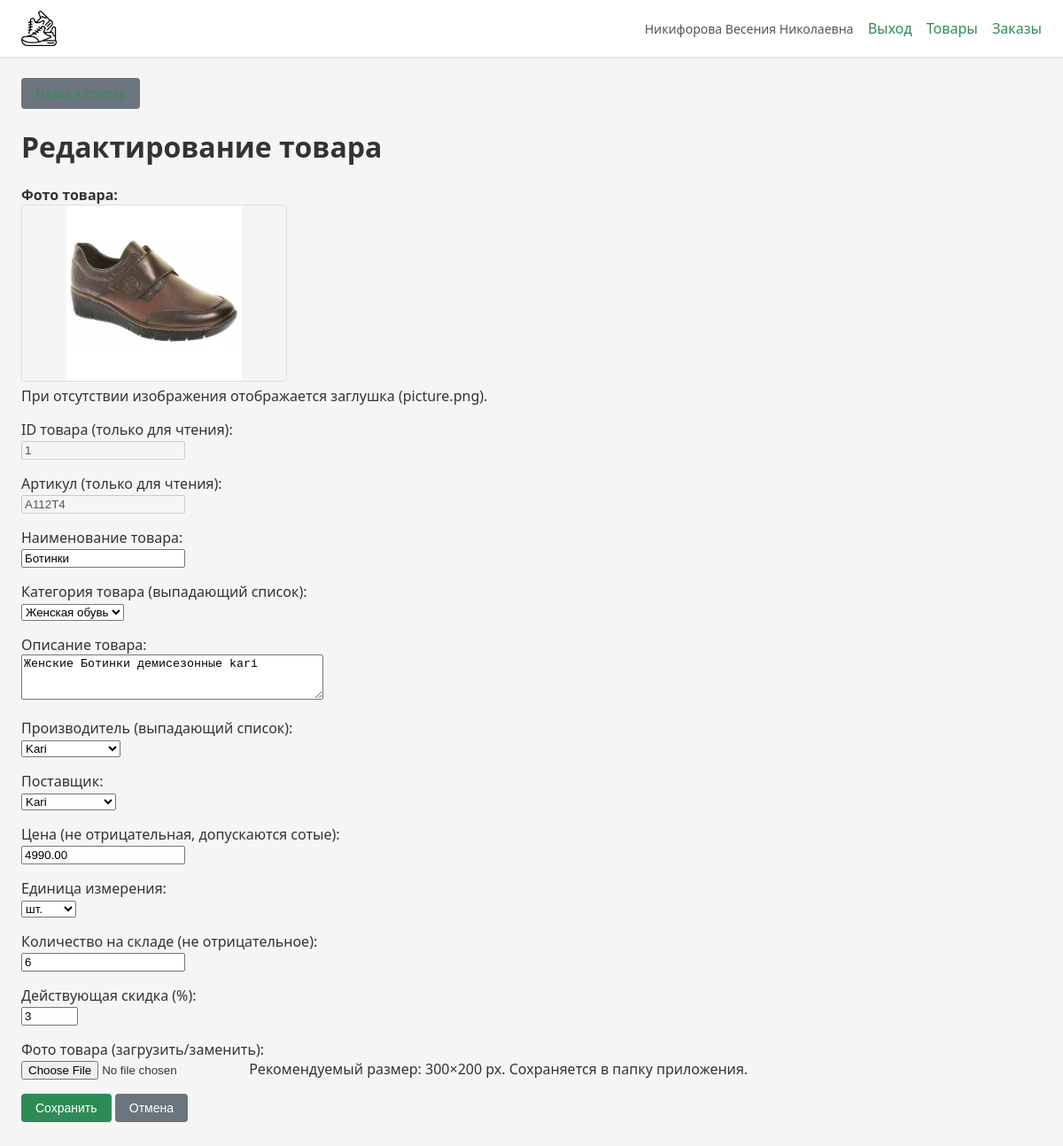
Screenshot of /product/1/edit/ (signed in) with the database file from the repository.
### shop/models.py (models this page shows, shortened)
class UserProfile(models.Model):
    ROLE_CLIENT = 'client'
    ROLE_MANAGER = 'manager'
    ROLE_ADMIN = 'admin'
    ROLE_CHOICES = [
        (ROLE_CLIENT, 'Клиент'),
        (ROLE_MANAGER, 'Менеджер'),
        (ROLE_ADMIN, 'Администратор'),
    ]
    user = models.OneToOneField(
        settings.AUTH_USER_MODEL,
        on_delete=models.CASCADE,
        related_name='profile',
    )
    role = models.CharField(max_length=20, choices=ROLE_CHOICES)
    full_name = models.CharField('ФИО', max_length=255)
    class Meta:
        db_table = 'shop_user_profile'

class Product(models.Model):
    article = models.CharField('Артикул', max_length=50, unique=True, db_index=True)
    name = models.CharField('Наименование товара', max_length=255)
    category = models.ForeignKey(
        Category,
        on_delete=models.PROTECT,
        related_name='products',
        verbose_name='Категория товара',
    )
    description = models.TextField('Описание товара', blank=True)
    producer = models.ForeignKey(
        Producer,
        on_delete=models.PROTECT,
        related_name='products',
        verbose_name='Производитель',
    )
    supplier = models.ForeignKey(
        Supplier,
        on_delete=models.PROTECT,
        related_name='products',
        verbose_name='Поставщик',
    )
    price = models.DecimalField(
        'Цена',
        max_digits=10,
        decimal_places=2,
        validators=[],
    )
    unit = models.ForeignKey(
        Unit,
        on_delete=models.PROTECT,
        related_name='products',
        verbose_name='Единица измерения',
    )
    quantity = models.PositiveIntegerField('Количество на складе', default=0)
    discount = models.PositiveIntegerField(
        'Действующая скидка (%)',
        default=0,
    )
    image = models.CharField(
        'Путь к фото',
        max_length=500,
        blank=True,
        help_text='Путь к файлу изображения относительно MEDIA',
    )
    class Meta:
        db_table = 'shop_product'
        verbose_name = 'Товар'
        verbose_name_plural = 'Товары'
        ordering = ['article']

### shop/views.py (the view)
# urls.py: path('product/<int:pk>/edit/', views.product_edit, name='product_edit'),
def product_edit(request, pk):
    return product_edit_dispatch(request, pk=pk)

### shop/context_processors.py (called while the page is built)
def shop_context(request):
    from .views import get_user_role, get_user_fio
    return {
        'role': get_user_role(request),
        'user_fio': get_user_fio(request),
    }

### shop/models.py (called while the page is built)
    def __str__(self):
        return self.name

    def __str__(self):
        return self.name

    def __str__(self):
        return self.name

    def __str__(self):
        return self.name

### shop/views.py (called while the page is built)
def get_user_role(request):
    if not request.user.is_authenticated:
        return None
    try:
        return request.user.profile.role
    except UserProfile.DoesNotExist:
        return 'client'

def get_user_fio(request):
    if not request.user.is_authenticated:
        return ''
    try:
        return request.user.profile.full_name or request.user.get_full_name() or request.user.username
    except UserProfile.DoesNotExist:
        return request.user.get_full_name() or request.user.username

def product_image_url(product):
    if product and product.image and product.image.strip():
        path = Path(settings.MEDIA_ROOT) / product.image.strip()
        if path.exists():
            return f'{settings.MEDIA_URL}{product.image.strip()}'
    return '/static/img/picture.png'

### shop/templates/shop/product_form.html (shortened to what this page needs)
{% extends 'shop/base.html' %}
{% block nav %}
    <a href="{% url 'shop:product_list' %}" class="btn btn-secondary">Назад к списку</a>
{% endblock %}
{% block content %}
<h1>{% if is_edit %}Редактирование товара{% else %}Добавление товара{% endif %}</h1>
<form method="post" enctype="multipart/form-data">
    <p style="margin-bottom: 16px;">
        <strong>Фото товара:</strong><br>
        <img src="{{ product_image_url }}" alt="" class="product-img" style="width: 300px; height: 200px; object-fit: contain; border: 1px solid #ddd;" id="imgPreview" onerror="this.src='/static/img/picture.png'"><br>
        При отсутствии изображения отображается заглушка (picture.png).
    </p>
    {% if is_edit %}
    <p>
        <label>ID товара (только для чтения):</label><br>
        <input type="text" value="{{ product.id }}" readonly disabled>
    </p>
    <p>
        <label>Артикул (только для чтения):</label><br>
        {{ form.article }}
    </p>
    {% else %}
    <p>
        <label>Артикул (при добавлении вычисляется автоматически, можно задать вручную):</label><br>
        {{ form.article }}
        {% if form.article.errors %}<span style="color: red;">{{ form.article.errors }}</span>{% endif %}
    </p>
    {% endif %}
    <p>
        <label>{{ form.name.label }}:</label><br>
        {{ form.name }}
    </p>
    <p>
        <label>{{ form.category.label }} (выпадающий список):</label><br>
        {{ form.category }}
    </p>
    <p>
        <label>{{ form.description.label }}:</label><br>
        {{ form.description }}
    </p>
    <p>
        <label>{{ form.producer.label }} (выпадающий список):</label><br>
        {{ form.producer }}
    </p>
    <p>
        <label>{{ form.supplier.label }}:</label><br>
        {{ form.supplier }}
    </p>
    <p>
        <label>{{ form.price.label }} (не отрицательная, допускаются сотые):</label><br>
        {{ form.price }}
    </p>
    <p>
        <label>{{ form.unit.label }}:</label><br>
        {{ form.unit }}
    </p>
    <p>
        <label>{{ form.quantity.label }} (не отрицательное):</label><br>
        {{ form.quantity }}
    </p>
    <p>
        <label>{{ form.discount.label }}:</label><br>
        {{ form.discount }}
    </p>
    <p>
        <label>{{ form.image_upload.label }}:</label><br>
        {{ form.image_upload }}
        {{ form.image_upload.help_text }}
    </p>
    <p>
        <button type="submit" class="btn">Сохранить</button>
        <button type="submit" name="cancel" value="1" class="btn btn-secondary">Отмена</button>
    </p>
</form>
{% endblock %}

### shop/templates/shop/base.html (shortened to what this page needs)
{% load static %}
<!DOCTYPE html>
<html lang="ru">
<head>
</head>
<body>
    <header class="header">
        <img src="{% static 'img/Icon.png' %}" alt="Логотип" class="logo" onerror="this.style.display='none'">
        <div>
            {% if user_fio %}<span class="user-fio">{{ user_fio }}</span>{% endif %}
            {% if user.is_authenticated %}<a href="{% url 'shop:logout' %}">Выход</a>{% else %}<a href="{% url 'shop:login' %}">Войти</a>{% endif %}
            <a href="{% url 'shop:product_list' %}">Товары</a>
            {% if role == 'manager' or role == 'admin' %}<a href="{% url 'shop:order_list' %}">Заказы</a>{% endif %}
        </div>
    </header>
    <main class="container">
        <div class="nav">{% block nav %}{% endblock %}</div>
        {% block content %}{% endblock %}
    </main>
</body>
</html>

### shop/templates/shop/base.html (style rules this page uses)
:root { --bg: #f5f5f5; --card: #fff; --primary: #2E8B57; --danger: #c00; --out-of-stock: #add8e6; }
* { box-sizing: border-box; }
body { font-family: 'Segoe UI', Tahoma, sans-serif; margin: 0; background: var(--bg); color: #333; }
.header { background: var(--card); padding: 12px 24px; display: flex; justify-content: space-between; align-items: center; box-shadow: 0 1px 3px rgba(0,0,0,.1); }
.header .logo { height: 40px; }
.header .user-fio { font-size: 14px; color: #555; }
.header a { color: #2E8B57; text-decoration: none; margin-left: 12px; }
.container { max-width: 1200px; margin: 0 auto; padding: 24px; }
.nav { margin-bottom: 16px; }
.nav a { margin-right: 12px; color: #2E8B57; }
.btn { display: inline-block; padding: 8px 16px; background: #2E8B57; color: #fff; border: none; border-radius: 4px; cursor: pointer; text-decoration: none; font-size: 14px; }
.btn-secondary { background: #6c757d; }
.product-img { width: 80px; height: 60px; object-fit: cover; border-radius: 4px; }
label { margin-right: 8px; }

### rows the page displays
UserProfile: full_name "Никифорова Весения Николаевна"
Product: id "1", article "А112Т4", name "Ботинки", category "Женская обувь", description "Женские Ботинки демисезонные kari", producer "Kari", supplier "Kari", price "4990.00", unit "шт.", quantity "6", discount "3"
